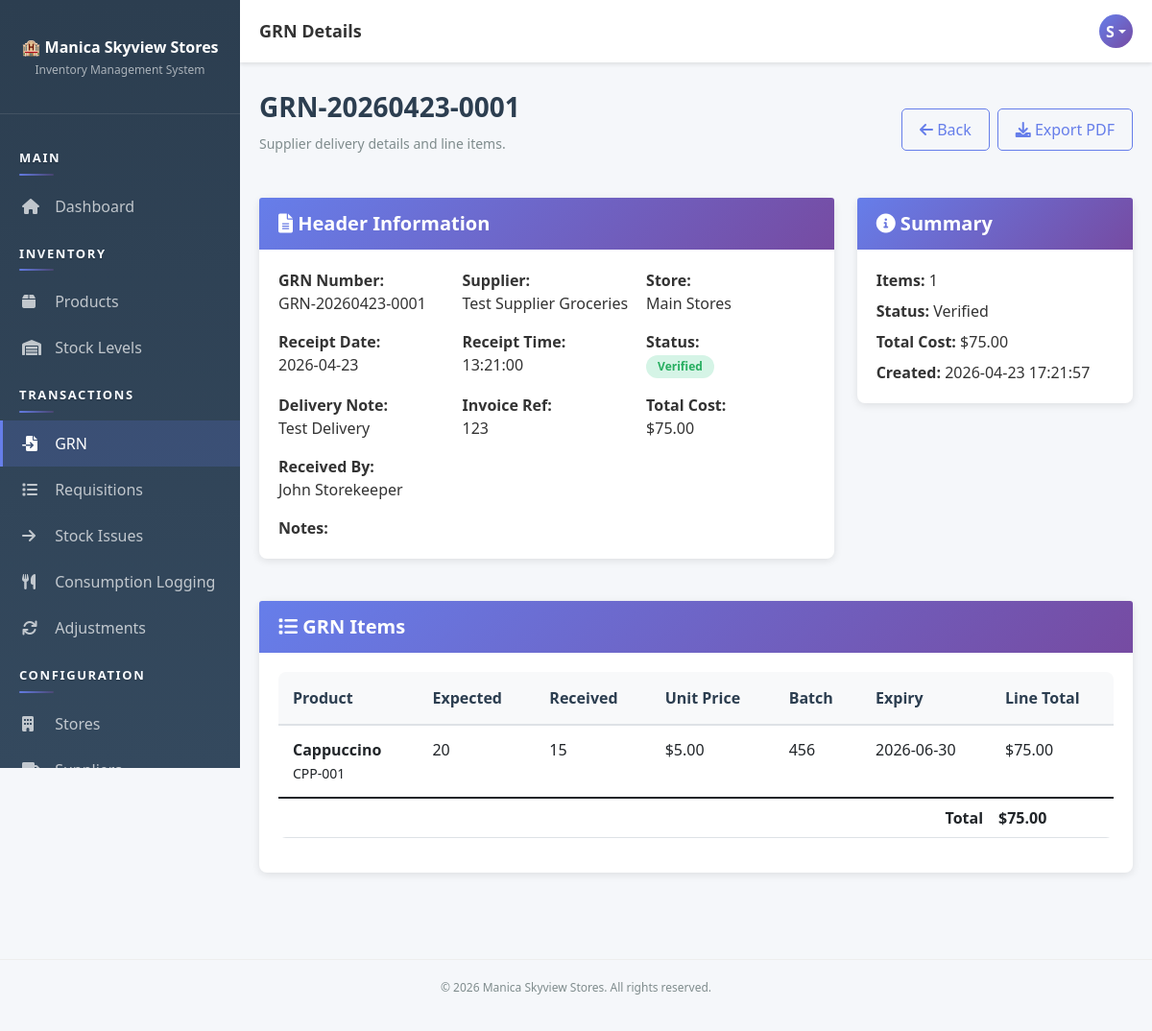
Screenshot of /pages/grn/view.php?id=1 (signed in) with the database file from the repository.
### tables this page shows
CREATE TABLE `users` (
  `user_id` int(11) NOT NULL AUTO_INCREMENT,
  `username` varchar(50) NOT NULL,
  `email` varchar(100) NOT NULL,
  `password` varchar(255) NOT NULL,
  `full_name` varchar(100) NOT NULL,
  `role_id` int(11) NOT NULL,
  `status` enum('active','inactive') DEFAULT 'active',
  `created_at` timestamp NOT NULL DEFAULT current_timestamp(),
  `updated_at` timestamp NOT NULL DEFAULT current_timestamp() ON UPDATE current_timestamp(),
  PRIMARY KEY (`user_id`),
  UNIQUE KEY `username` (`username`),
  UNIQUE KEY `email` (`email`),
  KEY `role_id` (`role_id`),
  CONSTRAINT `users_ibfk_1` FOREIGN KEY (`role_id`) REFERENCES `roles` (`role_id`)
);

CREATE TABLE `grn` (
  `grn_id` int(11) NOT NULL AUTO_INCREMENT,
  `grn_number` varchar(50) NOT NULL,
  `supplier_id` int(11) NOT NULL,
  `store_id` int(11) NOT NULL,
  `received_by` int(11) NOT NULL,
  `receipt_date` date NOT NULL,
  `receipt_time` time DEFAULT NULL,
  `delivery_note_ref` varchar(100) DEFAULT NULL,
  `invoice_reference` varchar(100) DEFAULT NULL,
  `total_cost` decimal(12,2) NOT NULL DEFAULT 0.00,
  `status` enum('draft','received','verified') DEFAULT 'draft',
  `notes` text DEFAULT NULL,
  `created_at` timestamp NOT NULL DEFAULT current_timestamp(),
  `updated_at` timestamp NOT NULL DEFAULT current_timestamp() ON UPDATE current_timestamp(),
  PRIMARY KEY (`grn_id`),
  UNIQUE KEY `grn_number` (`grn_number`),
  KEY `supplier_id` (`supplier_id`),
  KEY `store_id` (`store_id`),
  KEY `received_by` (`received_by`),
  KEY `idx_grn_date` (`receipt_date`),
  CONSTRAINT `grn_ibfk_1` FOREIGN KEY (`supplier_id`) REFERENCES `suppliers` (`supplier_id`),
  CONSTRAINT `grn_ibfk_2` FOREIGN KEY (`store_id`) REFERENCES `stores` (`store_id`),
  CONSTRAINT `grn_ibfk_3` FOREIGN KEY (`received_by`) REFERENCES `users` (`user_id`)
);

CREATE TABLE `suppliers` (
  `supplier_id` int(11) NOT NULL AUTO_INCREMENT,
  `supplier_name` varchar(100) NOT NULL,
  `contact_person` varchar(100) DEFAULT NULL,
  `email` varchar(100) DEFAULT NULL,
  `phone` varchar(20) DEFAULT NULL,
  `address` text DEFAULT NULL,
  `city` varchar(50) DEFAULT NULL,
  `postal_code` varchar(20) DEFAULT NULL,
  `payment_terms` varchar(100) DEFAULT NULL,
  `status` enum('active','inactive') DEFAULT 'active',
  `created_at` timestamp NOT NULL DEFAULT current_timestamp(),
  `updated_at` timestamp NOT NULL DEFAULT current_timestamp() ON UPDATE current_timestamp(),
  PRIMARY KEY (`supplier_id`)
);

CREATE TABLE `stores` (
  `store_id` int(11) NOT NULL AUTO_INCREMENT,
  `store_name` varchar(100) NOT NULL,
  `store_code` varchar(20) NOT NULL,
  `location` varchar(100) DEFAULT NULL,
  `responsible_user_id` int(11) DEFAULT NULL,
  `description` text DEFAULT NULL,
  `status` enum('active','inactive') DEFAULT 'active',
  `created_at` timestamp NOT NULL DEFAULT current_timestamp(),
  `updated_at` timestamp NOT NULL DEFAULT current_timestamp() ON UPDATE current_timestamp(),
  PRIMARY KEY (`store_id`),
  UNIQUE KEY `store_code` (`store_code`),
  KEY `responsible_user_id` (`responsible_user_id`),
  CONSTRAINT `stores_ibfk_1` FOREIGN KEY (`responsible_user_id`) REFERENCES `users` (`user_id`)
);

CREATE TABLE `grn_items` (
  `grn_item_id` int(11) NOT NULL AUTO_INCREMENT,
  `grn_id` int(11) NOT NULL,
  `product_id` int(11) NOT NULL,
  `quantity_expected` int(11) NOT NULL,
  `quantity_received` int(11) NOT NULL,
  `unit_price` decimal(10,2) NOT NULL,
  `batch_number` varchar(50) DEFAULT NULL,
  `expiry_date` date DEFAULT NULL,
  `condition_status` enum('good','damaged','partial') DEFAULT 'good',
  `remarks` text DEFAULT NULL,
  `created_at` timestamp NOT NULL DEFAULT current_timestamp(),
  PRIMARY KEY (`grn_item_id`),
  KEY `grn_id` (`grn_id`),
  KEY `product_id` (`product_id`),
  CONSTRAINT `grn_items_ibfk_1` FOREIGN KEY (`grn_id`) REFERENCES `grn` (`grn_id`) ON DELETE CASCADE,
  CONSTRAINT `grn_items_ibfk_2` FOREIGN KEY (`product_id`) REFERENCES `products` (`product_id`)
);

CREATE TABLE `products` (
  `product_id` int(11) NOT NULL AUTO_INCREMENT,
  `product_name` varchar(100) NOT NULL,
  `product_code` varchar(50) NOT NULL,
  `category_id` int(11) NOT NULL,
  `unit_of_measure` varchar(20) DEFAULT NULL,
  `reorder_level` int(11) DEFAULT 10,
  `reorder_quantity` int(11) DEFAULT 50,
  `status` enum('active','inactive') DEFAULT 'active',
  `created_at` timestamp NOT NULL DEFAULT current_timestamp(),
  `updated_at` timestamp NOT NULL DEFAULT current_timestamp() ON UPDATE current_timestamp(),
  PRIMARY KEY (`product_id`),
  UNIQUE KEY `product_code` (`product_code`),
  KEY `category_id` (`category_id`),
  KEY `idx_product_code` (`product_code`),
  CONSTRAINT `products_ibfk_1` FOREIGN KEY (`category_id`) REFERENCES `categories` (`category_id`)
);

### pages/grn/view.php (the view, shortened to what the rows shown need)
<?php
require_once __DIR__ . '/../../app/bootstrap.php';
$controller = new GRNController();
$grnId = isset($_GET['id']) ? (int)$_GET['id'] : 0;
$grn = $controller->getById($grnId);
$items = $controller->getItems($grnId);
include __DIR__ . '/../../app/views/layout-header.php';
?>
<div class="page-header d-flex justify-content-between align-items-center">
    <div>
        <h1><?php echo htmlspecialchars($grn['grn_number']); ?></h1>
        <p>Supplier delivery details and line items.</p>
    </div>
</div>
<div class="row">
    <div class="col-lg-8">
        <div class="card">
            <div class="card-body">
                <div class="row g-3">
                    <div class="col-md-4"><strong>GRN Number:</strong><br><?php echo htmlspecialchars($grn['grn_number']); ?></div>
                    <div class="col-md-4"><strong>Supplier:</strong><br><?php echo htmlspecialchars($grn['supplier_name']); ?></div>
                    <div class="col-md-4"><strong>Store:</strong><br><?php echo htmlspecialchars($grn['store_name']); ?></div>
                    <div class="col-md-4"><strong>Receipt Date:</strong><br><?php echo htmlspecialchars($grn['receipt_date']); ?></div>
                    <div class="col-md-4"><strong>Receipt Time:</strong><br><?php echo htmlspecialchars($grn['receipt_time'] ?? '-'); ?></div>
                    <div class="col-md-4"><strong>Status:</strong><br><span class="badge badge-<?php echo $grn['status'] === 'verified' ? 'success' : ($grn['status'] === 'received' ? 'warning' : 'info'); ?>"><?php echo ucfirst($grn['status']); ?></span></div>
                    <div class="col-md-4"><strong>Delivery Note:</strong><br><?php echo htmlspecialchars($grn['delivery_note_ref'] ?? '-'); ?></div>
                    <div class="col-md-4"><strong>Invoice Ref:</strong><br><?php echo htmlspecialchars($grn['invoice_reference'] ?? '-'); ?></div>
                    <div class="col-md-4"><strong>Total Cost:</strong><br>$<?php echo number_format((float)($grn['total_cost'] ?? 0), 2); ?></div>
                    <div class="col-md-4"><strong>Received By:</strong><br><?php echo htmlspecialchars($grn['received_by_name']); ?></div>
                    <div class="col-md-12"><strong>Notes:</strong><br><?php echo nl2br(htmlspecialchars($grn['notes'] ?? '-')); ?></div>
                </div>
            </div>
        </div>
    </div>
    <div class="col-lg-4">
        <div class="card">
            <div class="card-body">
                <p class="mb-2"><strong>Items:</strong> <?php echo count($items); ?></p>
                <p class="mb-2"><strong>Status:</strong> <?php echo ucfirst($grn['status']); ?></p>
                <p class="mb-2"><strong>Total Cost:</strong> $<?php echo number_format((float)($grn['total_cost'] ?? 0), 2); ?></p>
                <p class="mb-0"><strong>Created:</strong> <?php echo htmlspecialchars($grn['created_at']); ?></p>
            </div>
        </div>
    </div>
</div>
<div class="card mt-4">
    <div class="card-body">
        <div class="table-responsive">
            <table class="table">
                <thead>
                    <tr>
                        <th>Product</th>
                        <th>Expected</th>
                        <th>Received</th>
                        <th>Unit Price</th>
                        <th>Batch</th>
                        <th>Expiry</th>
                        <th>Line Total</th>
                    </tr>
                </thead>
                <tbody>
                    <?php $grandTotal = 0; ?>
                    <?php foreach ($items as $item): ?>
                        <?php $lineTotal = (float)$item['quantity_received'] * (float)$item['unit_price']; $grandTotal += $lineTotal; ?>
                        <tr>
                            <td><strong><?php echo htmlspecialchars($item['product_name']); ?></strong><br><small><?php echo htmlspecialchars($item['product_code']); ?></small></td>
                            <td><?php echo (int)$item['quantity_expected']; ?></td>
                            <td><?php echo (int)$item['quantity_received']; ?></td>
                            <td>$<?php echo number_format((float)$item['unit_price'], 2); ?></td>
                            <td><?php echo htmlspecialchars($item['batch_number'] ?: '-'); ?></td>
                            <td><?php echo htmlspecialchars($item['expiry_date'] ?: '-'); ?></td>
                            <td>$<?php echo number_format($lineTotal, 2); ?></td>
                        </tr>
                    <?php endforeach; ?>
                </tbody>
                <tfoot>
                    <tr>
                        <th colspan="6" class="text-end">Total</th>
                        <th>$<?php echo number_format($grandTotal, 2); ?></th>
                    </tr>
                </tfoot>
            </table>
        </div>
    </div>
</div>
<?php include __DIR__ . '/../../app/views/layout-footer.php'; ?>

### app/views/layout-header.php (shortened to what the rows shown need)
<!DOCTYPE html>
<html lang="en">
<head>
    <link href="https://cdn.jsdelivr.net/npm/bootstrap@5.1.3/dist/css/bootstrap.min.css" rel="stylesheet">
    <link rel="stylesheet" href="https://cdnjs.cloudflare.com/ajax/libs/font-awesome/6.0.0/css/all.min.css">
    <link href="<?php echo SITE_URL; ?>public/css/style.css" rel="stylesheet">
</head>
<body>
    <div class="topbar">
        <div class="topbar-right">
            <div class="user-profile dropdown">
                <div class="user-avatar dropdown-toggle" role="button" data-bs-toggle="dropdown" aria-expanded="false">
                    <?php
                    $user = getCurrentUser();
                    if ($user) {
                        echo strtoupper(substr($user['full_name'], 0, 1));
                    }
                    ?>
                </div>
            </div>
        </div>
    </div>
    <div class="main-content">

### rows the page displays
users: full_name "S"
grn: grn_number "GRN-20260423-0001", supplier.supplier_name "Test Supplier Groceries", store.store_name "Main Stores", receipt_date "2026-04-23", receipt_time "13:21:00", status "Verified", delivery_note_ref "Test Delivery", invoice_reference "123", total_cost "75.00", received_by.full_name "John Storekeeper", created_at "2026-04-23 17:21:57"
grn_items: product.product_name "Cappuccino", product.product_code "CPP-001", quantity_expected "20", quantity_received "15", unit_price "5.00", batch_number "456", expiry_date "2026-06-30", lineTotal "75.00"

### other values shown
$pageTitle "GRN Details"
count($items) "1"
$grandTotal "75.00"
APP_NAME "Manica Skyview Stores"
